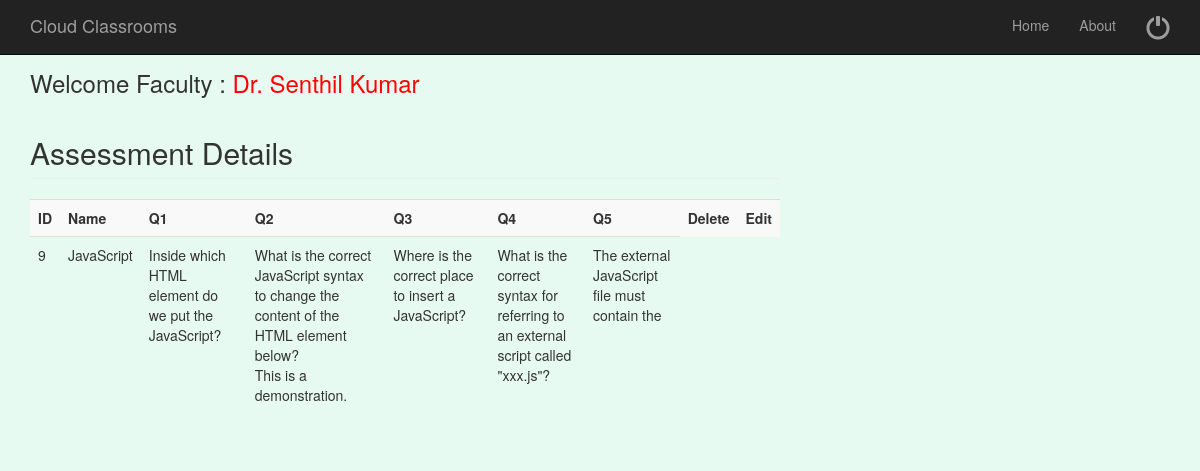
/manageassessment.php (signed in), run on the app's committed database.
### tables this page shows
CREATE TABLE `examdetails` (
  `ExamID` int(50) NOT NULL,
  `ExamName` varchar(50) NOT NULL,
  `Q1` varchar(10000) NOT NULL,
  `Q2` varchar(10000) NOT NULL,
  `Q3` varchar(10000) NOT NULL,
  `Q4` varchar(10000) NOT NULL,
  `Q5` varchar(10000) NOT NULL
);

### manageassessment.php (the view, shortened to what this page needs)
<?php
$fname = $_SESSION[ "fname" ];
?>
<?php include('fhead.php');  ?>
<div class="container">
	<div class="row">
		<div class="col-md-8">
			<h3> Welcome Faculty : <a href="welcomefaculty.php" ><span style="color:#FF0004"> <?php echo $fname; ?></span></a> </h3>
			<?php
				include('database.php');
				$sql="SELECT * FROM examdetails";
				$rs=mysqli_query($connect,$sql);
				echo "<h2 class='page-header'>Assessment Details</h2>";
				echo "<table class='table table-striped' style='width:100%'>
				<tr>
					<th>ID</th>
					<th>Name</th>
					<th>Q1</th>
					<th>Q2</th>
					<th>Q3</th>
					<th>Q4</th>
					<th>Q5</th>
					<th>Delete</th>
					<th>Edit</th>
				</tr>";
				while($row=mysqli_fetch_array($rs))
				{
				?>
			<tr>
				<td>
					<?PHP echo $row['ExamID'];?>
				</td>
				<td>
					<?PHP echo $row['ExamName'];?>
				</td>
				<td>
					<?PHP echo $row['Q1'];?>
				</td>
				<td>
					<?PHP echo $row['Q2'];?>
				</td>
				<td>
					<?PHP echo $row['Q3'];?>
				</td>
				<td>
					<?PHP echo $row['Q4'];?>
				</td>
				<td>
					<?PHP echo $row['Q5'];?>
			<?php
			}
			?>
	<?php include('allfoot.php');  ?>

### css/modern-business.css (style rules this page uses)
html, body { height: 100%; }
body { padding-top: 50px; }

### fhead.php (style rules this page uses)
body { background-color: #e7faf2 }

### data on the page
examdetails: ExamID "9", ExamName "JavaScript", Q1 "Inside which HTML element do we put the JavaScript?", Q2 "What is the correct JavaScript syntax to change the content of the HTML element below? This is a demonstration.", Q3 "Where is the correct place to insert a JavaScript?", Q4 "What is the correct syntax for referring to an external script called \"xxx.js\"?", Q5 "The external JavaScript file must contain the"

### other printed values
$fname "Dr. Senthil Kumar"
